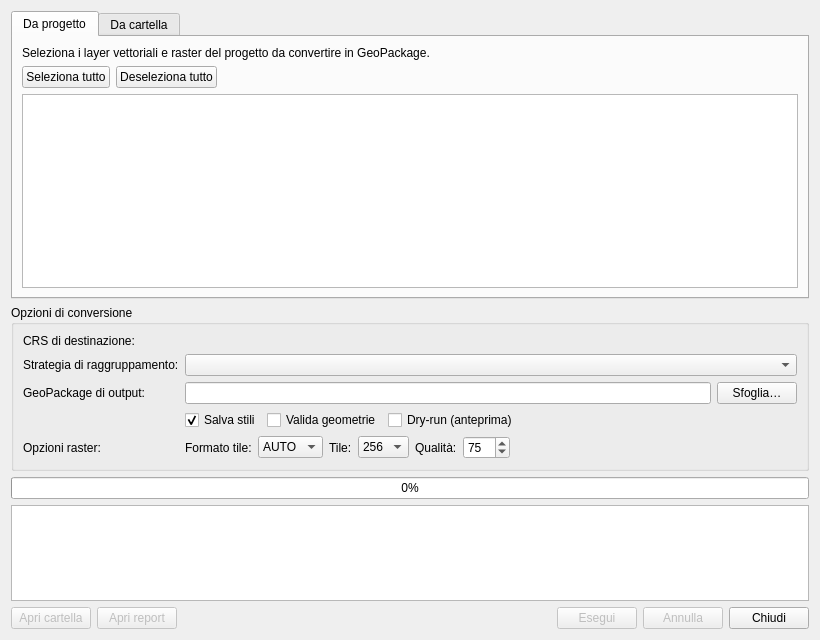
<?xml version="1.0" encoding="UTF-8"?>
<ui version="4.0">
 <class>GeoPackageConverterDialogBase</class>
 <widget class="QDialog" name="GeoPackageConverterDialogBase">
  <property name="windowTitle"><string>GeoPackage Converter</string></property>
  <property name="geometry">
   <rect><x>0</x><y>0</y><width>820</width><height>640</height></rect>
  </property>
  <layout class="QVBoxLayout" name="rootLayout">

   <!-- Tabs: From project / From folder -->
   <item>
    <widget class="QTabWidget" name="tabWidget">
     <property name="currentIndex"><number>0</number></property>

     <!-- ============== TAB 1: From project ============== -->
     <widget class="QWidget" name="tabFromProject">
      <attribute name="title"><string>Da progetto</string></attribute>
      <layout class="QVBoxLayout">
       <item>
        <widget class="QLabel" name="lblProjectHelp">
         <property name="text"><string>Seleziona i layer vettoriali e raster del progetto da convertire in GeoPackage.</string></property>
         <property name="wordWrap"><bool>true</bool></property>
        </widget>
       </item>
       <item>
        <layout class="QHBoxLayout">
         <item><widget class="QPushButton" name="btnSelectAll"><property name="text"><string>Seleziona tutto</string></property></widget></item>
         <item><widget class="QPushButton" name="btnSelectNone"><property name="text"><string>Deseleziona tutto</string></property></widget></item>
         <item><spacer><property name="orientation"><enum>Qt::Horizontal</enum></property><property name="sizeHint" stdset="0"><size><width>40</width><height>20</height></size></property></spacer></item>
        </layout>
       </item>
       <item>
        <widget class="QListWidget" name="lstProjectLayers">
         <property name="selectionMode"><enum>QAbstractItemView::ExtendedSelection</enum></property>
        </widget>
       </item>
      </layout>
     </widget>

     <!-- ============== TAB 2: From folder ============== -->
     <widget class="QWidget" name="tabFromFolder">
      <attribute name="title"><string>Da cartella</string></attribute>
      <layout class="QVBoxLayout">
       <item>
        <layout class="QHBoxLayout">
         <item><widget class="QLabel" name="lblFolder"><property name="text"><string>Cartella di input:</string></property></widget></item>
         <item><widget class="QLineEdit" name="edtFolder"/></item>
         <item><widget class="QPushButton" name="btnBrowseFolder"><property name="text"><string>Sfoglia…</string></property></widget></item>
        </layout>
       </item>
       <item>
        <layout class="QHBoxLayout">
         <item><widget class="QCheckBox" name="chkMirrorStructure"><property name="text"><string>Replica struttura su disco</string></property></widget></item>
         <item><widget class="QPushButton" name="btnScan"><property name="text"><string>Scansiona cartella</string></property></widget></item>
         <item><spacer><property name="orientation"><enum>Qt::Horizontal</enum></property><property name="sizeHint" stdset="0"><size><width>40</width><height>20</height></size></property></spacer></item>
        </layout>
       </item>
       <item>
        <widget class="QTableWidget" name="tblFolderPreview">
         <property name="columnCount"><number>7</number></property>
         <column><property name="text"><string>Nome</string></property></column>
         <column><property name="text"><string>Formato</string></property></column>
         <column><property name="text"><string>Tipo</string></property></column>
         <column><property name="text"><string>CRS</string></property></column>
         <column><property name="text"><string>Dettagli</string></property></column>
         <column><property name="text"><string>Encoding</string></property></column>
         <column><property name="text"><string>Avvisi</string></property></column>
        </widget>
       </item>
      </layout>
     </widget>

    </widget>
   </item>

   <!-- =================== Common options =================== -->
   <item>
    <widget class="QGroupBox" name="grpOptions">
     <property name="title"><string>Opzioni di conversione</string></property>
     <layout class="QFormLayout">
      <item row="0" column="0"><widget class="QLabel" name="lblTargetCrs"><property name="text"><string>CRS di destinazione:</string></property></widget></item>
      <item row="0" column="1"><widget class="QgsProjectionSelectionWidget" name="crsSelector"/></item>

      <item row="1" column="0"><widget class="QLabel" name="lblGrouping"><property name="text"><string>Strategia di raggruppamento:</string></property></widget></item>
      <item row="1" column="1"><widget class="QComboBox" name="cmbGrouping"/></item>

      <item row="2" column="0"><widget class="QLabel" name="lblOutput"><property name="text"><string>GeoPackage di output:</string></property></widget></item>
      <item row="2" column="1">
       <layout class="QHBoxLayout">
        <item><widget class="QLineEdit" name="edtOutput"/></item>
        <item><widget class="QPushButton" name="btnBrowseOutput"><property name="text"><string>Sfoglia…</string></property></widget></item>
       </layout>
      </item>

      <item row="3" column="1">
       <layout class="QHBoxLayout">
        <item><widget class="QCheckBox" name="chkSaveStyles"><property name="text"><string>Salva stili</string></property><property name="checked"><bool>true</bool></property></widget></item>
        <item><widget class="QCheckBox" name="chkValidate"><property name="text"><string>Valida geometrie</string></property></widget></item>
        <item><widget class="QCheckBox" name="chkDryRun"><property name="text"><string>Dry-run (anteprima)</string></property></widget></item>
        <item><spacer><property name="orientation"><enum>Qt::Horizontal</enum></property><property name="sizeHint" stdset="0"><size><width>40</width><height>20</height></size></property></spacer></item>
       </layout>
      </item>

      <item row="4" column="0"><widget class="QLabel" name="lblRasterOptions"><property name="text"><string>Opzioni raster:</string></property></widget></item>
      <item row="4" column="1">
       <layout class="QHBoxLayout">
        <item><widget class="QLabel" name="lblTileFormat"><property name="text"><string>Formato tile:</string></property></widget></item>
        <item>
         <widget class="QComboBox" name="cmbTileFormat">
          <item><property name="text"><string>AUTO</string></property></item>
          <item><property name="text"><string>PNG</string></property></item>
          <item><property name="text"><string>JPEG</string></property></item>
          <item><property name="text"><string>WEBP</string></property></item>
         </widget>
        </item>
        <item><widget class="QLabel" name="lblTileSize"><property name="text"><string>Tile:</string></property></widget></item>
        <item>
         <widget class="QComboBox" name="cmbTileSize">
          <item><property name="text"><string>256</string></property></item>
          <item><property name="text"><string>512</string></property></item>
         </widget>
        </item>
        <item><widget class="QLabel" name="lblJpegQuality"><property name="text"><string>Qualità:</string></property></widget></item>
        <item>
         <widget class="QSpinBox" name="spnJpegQuality">
          <property name="minimum"><number>1</number></property>
          <property name="maximum"><number>100</number></property>
          <property name="value"><number>75</number></property>
         </widget>
        </item>
        <item><spacer><property name="orientation"><enum>Qt::Horizontal</enum></property><property name="sizeHint" stdset="0"><size><width>40</width><height>20</height></size></property></spacer></item>
       </layout>
      </item>
     </layout>
    </widget>
   </item>

   <!-- =================== Progress + log =================== -->
   <item><widget class="QProgressBar" name="prgConversion"><property name="value"><number>0</number></property></widget></item>
   <item>
    <widget class="QPlainTextEdit" name="txtLog">
     <property name="readOnly"><bool>true</bool></property>
     <property name="maximumBlockCount"><number>1000</number></property>
    </widget>
   </item>

   <!-- =================== Bottom buttons =================== -->
   <item>
    <layout class="QHBoxLayout">
     <item><widget class="QPushButton" name="btnOpenOutput"><property name="text"><string>Apri cartella</string></property><property name="enabled"><bool>false</bool></property></widget></item>
     <item><widget class="QPushButton" name="btnOpenReport"><property name="text"><string>Apri report</string></property><property name="enabled"><bool>false</bool></property></widget></item>
     <item><spacer><property name="orientation"><enum>Qt::Horizontal</enum></property><property name="sizeHint" stdset="0"><size><width>40</width><height>20</height></size></property></spacer></item>
     <item><widget class="QPushButton" name="btnRun"><property name="text"><string>Esegui</string></property><property name="default"><bool>true</bool></property><property name="enabled"><bool>false</bool></property></widget></item>
     <item><widget class="QPushButton" name="btnCancel"><property name="text"><string>Annulla</string></property><property name="enabled"><bool>false</bool></property></widget></item>
     <item><widget class="QPushButton" name="btnClose"><property name="text"><string>Chiudi</string></property></widget></item>
    </layout>
   </item>

  </layout>
 </widget>
 <customwidgets>
  <customwidget>
   <class>QgsProjectionSelectionWidget</class>
   <extends>QWidget</extends>
   <header>qgis.gui</header>
  </customwidget>
 </customwidgets>
 <resources/>
 <connections/>
</ui>
